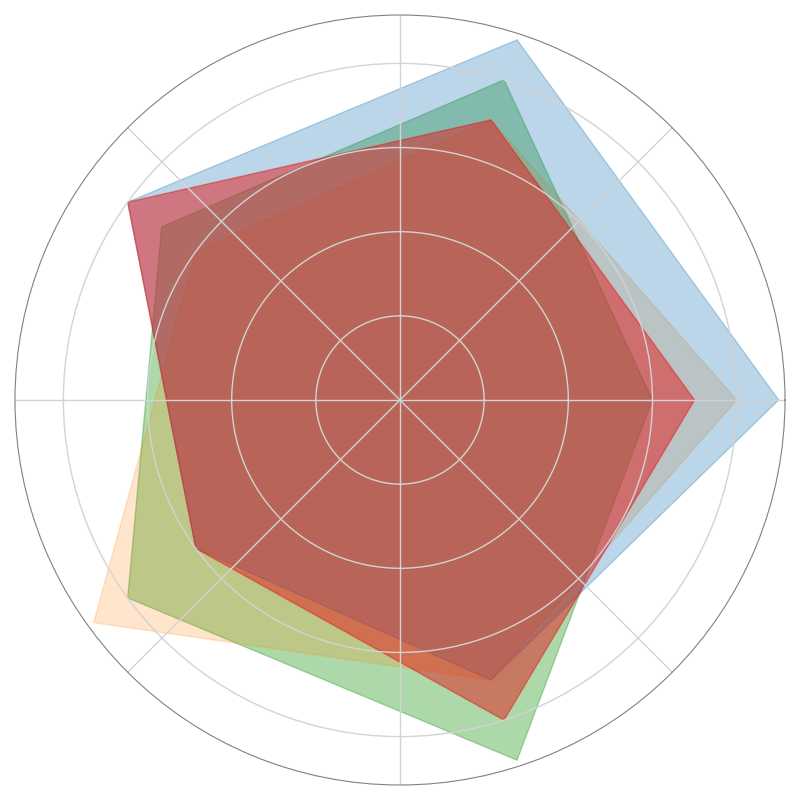

This chart was generated by the following Python code:
import matplotlib.pyplot as plt
import numpy as np
from math import pi

colonies = ['Colony A', 'Colony B', 'Colony C', 'Colony D']
attributes = ['Physical', 'Mental', 'Social', 'Artistic', 'Relaxation']

# Manually altered data, mixing some values between colonies while keeping the same structure.
data = [
    [6, 8, 7, 8, 9],  # Colony A (originally Colony B's order)
    [8, 7, 6, 9, 7],  # Colony B (originally Colony D's order)
    [9, 9, 8, 6, 7],  # Colony C (originally Colony C's order but with increased Mental)
    [7, 7, 8, 6, 8]   # Colony D (originally Colony A's order)
]

data = np.array(data)
num_attributes = len(attributes)
angles = np.linspace(0, 2 * pi, num_attributes, endpoint=False).tolist()
angles += angles[:1]

fig, ax = plt.subplots(figsize=(8, 8), subplot_kw=dict(polar=True))

colors = ['#33a02c', '#ff7f00', '#1f78b4', '#e31a1c']
fill_opacities = [0.4, 0.2, 0.3, 0.5]

for i, colony_data in enumerate(data):
    values = colony_data.tolist()
    values += values[:1]
    ax.fill(angles, values, color=colors[i], alpha=fill_opacities[i])

ax.set_yticklabels([])
ax.set_xticklabels([])

ax.grid(color='lightgrey', linestyle='-', linewidth=1)

plt.gca().spines['polar'].set_visible(True)
plt.gca().spines['polar'].set_edgecolor('grey')

plt.tight_layout()
plt.show()
